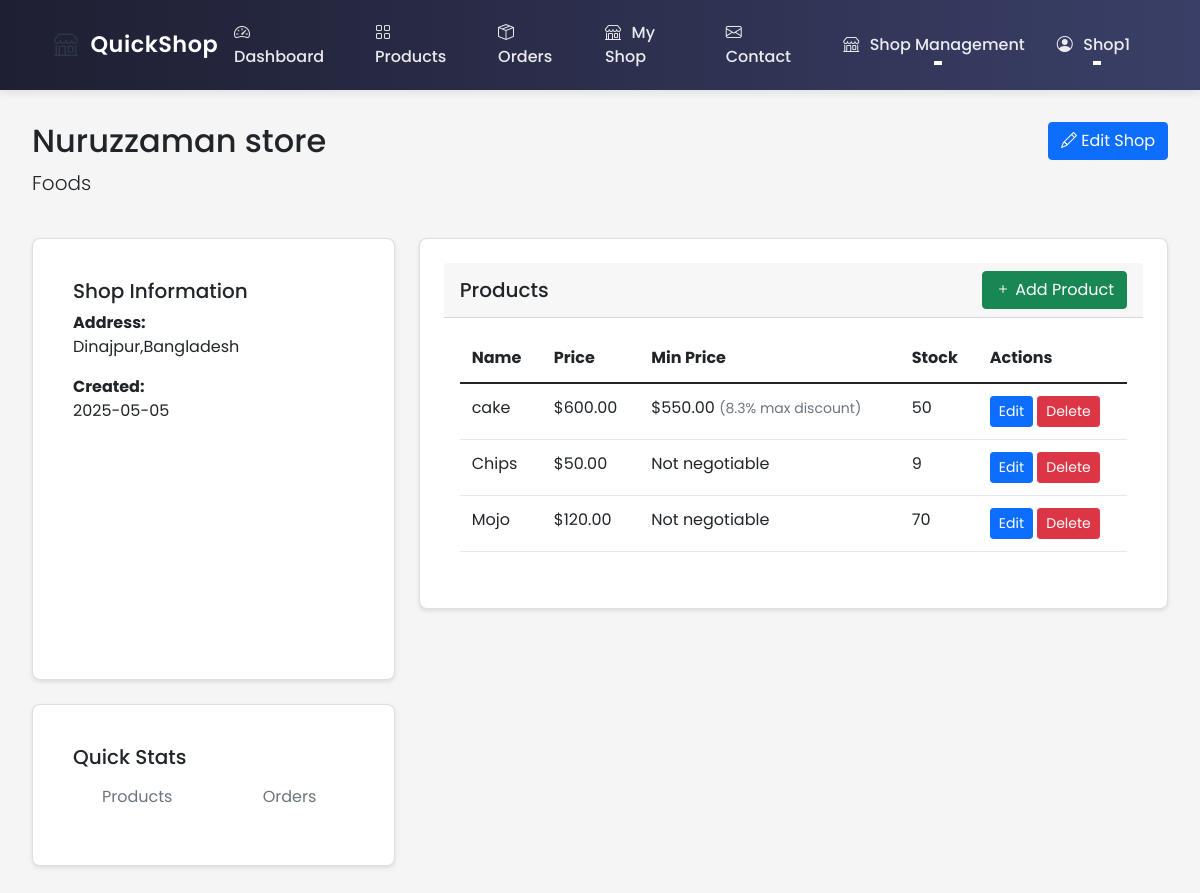
/shop/manage (signed in), run on the app's committed database.
### ecommerce/models/user.py (models this page shows, shortened)
class User(UserMixin, db.Model):
    id = db.Column(db.Integer, primary_key=True)
    username = db.Column(db.String(80), unique=True, nullable=False)
    email = db.Column(db.String(120), unique=True, nullable=False)
    password_hash = db.Column(db.String(128))
    role = db.Column(db.String(20), nullable=False, default='user')  # user, shop_owner, delivery, admin
    location_lat = db.Column(db.Float)
    location_lng = db.Column(db.Float)
    address = db.Column(db.String(200))
    created_at = db.Column(db.DateTime, default=datetime.utcnow)
    updated_at = db.Column(db.DateTime, default=datetime.utcnow, onupdate=datetime.utcnow)
    is_active = db.Column(db.Boolean, default=True)
    orders = db.relationship('Order', lazy=True, foreign_keys='Order.customer_id')
    shop = db.relationship('Shop', backref='owner', lazy=True, uselist=False)
    deliveries = db.relationship('Order', backref='assigned_delivery_person', lazy=True,
                               foreign_keys='Order.delivery_person_id')
    @property
    def is_shop_owner(self):
        return self.role == 'shop_owner'

### ecommerce/models/shop.py (models this page shows, shortened)
class Shop(db.Model):
    id = db.Column(db.Integer, primary_key=True)
    name = db.Column(db.String(100), nullable=False)
    description = db.Column(db.Text)
    about = db.Column(db.Text)  # New field for shop-specific About content
    owner_id = db.Column(db.Integer, db.ForeignKey('user.id'), nullable=False)
    location_lat = db.Column(db.Float, nullable=False)
    location_lng = db.Column(db.Float, nullable=False)
    address = db.Column(db.String(200), nullable=False)
    phone = db.Column(db.String(20))
    email = db.Column(db.String(120))
    website = db.Column(db.String(200))
    business_hours = db.Column(db.Text)  # Stored as JSON string
    created_at = db.Column(db.DateTime, default=datetime.utcnow)
    is_active = db.Column(db.Boolean, default=True)
    products = db.relationship('Product', backref='shop', lazy=True)
    orders = db.relationship('Order', backref='shop', lazy=True)

class Product(db.Model):
    id = db.Column(db.Integer, primary_key=True)
    name = db.Column(db.String(100), nullable=False)
    description = db.Column(db.Text)
    price = db.Column(db.Float, nullable=False)
    stock = db.Column(db.Integer, nullable=False, default=0)
    shop_id = db.Column(db.Integer, db.ForeignKey('shop.id'), nullable=False)
    image_url = db.Column(db.String(255))
    category = db.Column(db.String(50))  # Add category field
    created_at = db.Column(db.DateTime, default=datetime.utcnow)
    min_price = db.Column(db.Float)  # Minimum acceptable price
    max_discount_percentage = db.Column(db.Float, default=20.0)  # Maximum allowed discount
    continue_iteration = db.Column(db.Boolean, default=False)  # Whether to continue negotiation after max discount

### ecommerce/routes/shop.py (the view)
@shop_bp.route('/manage')
@login_required
@shop_owner_required
def manage():
    shop = current_user.shop
    if not shop:
        return redirect(url_for('shop.create'))
    return render_template('shop/manage.html', shop=shop)

### ecommerce/routes/shop.py (called while the page is built)
def shop_owner_required(f):
    @wraps(f)
    def decorated_function(*args, **kwargs):
        if not current_user.is_authenticated or not current_user.is_shop_owner:
            flash('Access denied. Shop owner privileges required.', 'error')
            return redirect(url_for('main.index'))
        return f(*args, **kwargs)
    return decorated_function

### ecommerce/templates/shop/manage.html (shortened to what this page needs)
{% extends "base.html" %}
{% block content %}
<div class="row mb-4">
    <div class="col-md-8">
        <h2>{{ shop.name }}</h2>
        <p class="lead">{{ shop.description }}</p>
    </div>
    <div class="col-md-4 text-end">
        <button class="btn btn-primary" data-bs-toggle="modal" data-bs-target="#editShopModal">
            <i class="bi bi-pencil"></i> Edit Shop
        </button>
    </div>
</div>
<div class="row">
    <div class="col-md-4">
        <div class="card mb-4">
            <div class="card-body">
                <h5 class="card-title">Shop Information</h5>
                <p>
                    <strong>Address:</strong><br>
                    {{ shop.address }}
                </p>
                <p>
                    <strong>Created:</strong><br>
                    {{ shop.created_at.strftime('%Y-%m-%d') }}
                </p>
                <div id="map" style="height: 200px;"></div>
            </div>
        </div>
        <div class="card">
            <div class="card-body">
                <h5 class="card-title">Quick Stats</h5>
                <div class="row text-center">
                    <div class="col-6">
                        <p class="text-muted">Products</p>
                    </div>
                    <div class="col-6">
                        <p class="text-muted">Orders</p>
                    </div>
                </div>
            </div>
        </div>
    </div>
    <div class="col-md-8">
        <div class="card">
            <div class="card-header d-flex justify-content-between align-items-center">
                <h5 class="card-title mb-0">Products</h5>
                <button class="btn btn-success" data-bs-toggle="modal" data-bs-target="#addProductModal">
                    <i class="bi bi-plus"></i> Add Product
                </button>
            </div>
            <div class="card-body">
                {% if shop.products %}
                    <div class="table-responsive">
                        <table class="table">
                            <thead>
                                <tr>
                                    <th>Name</th>
                                    <th>Price</th>
                                    <th>Min Price</th>
                                    <th>Stock</th>
                                    <th>Actions</th>
                                </tr>
                            </thead>
                            <tbody>
                                {% for product in shop.products %}
                                    <tr>
                                        <td>{{ product.name }}</td>
                                        <td>${{ "%.2f"|format(product.price) }}</td>
                                        <td>
                                            {% if product.min_price %}
                                                ${{ "%.2f"|format(product.min_price) }}
                                                <small class="text-muted">
                                                    ({{ "%.1f"|format((1 - product.min_price/product.price) * 100) }}% max discount)
                                                </small>
                                            {% else %}
                                                Not negotiable
                                            {% endif %}
                                        </td>
                                        <td>{{ product.stock }}</td>
                                        <td>
                                            <button class="btn btn-sm btn-primary edit-product"
                                                    data-product-id="{{ product.id }}">
                                                Edit
                                            </button>
                                            <button class="btn btn-sm btn-danger delete-product"
                                                    data-product-id="{{ product.id }}">
                                                Delete
                                            </button>
                                        </td>
                                    </tr>
                                {% endfor %}
                            </tbody>
                        </table>
                    </div>
                {% else %}
                    <p class="text-center">No products added yet.</p>
                {% endif %}
            </div>
        </div>
    </div>
</div>
{% endblock %}

### ecommerce/templates/base.html (shortened to what this page needs)
<!DOCTYPE html>
<html lang="en">
<head>
    <link href="https://cdn.jsdelivr.net/npm/bootstrap@5.1.3/dist/css/bootstrap.min.css" rel="stylesheet">
    <link rel="stylesheet" href="https://cdn.jsdelivr.net/npm/bootstrap-icons@1.7.2/font/bootstrap-icons.css">
    <link rel="stylesheet" href="{{ url_for('static', filename='css/style.css') }}">
</head>
<body class="d-flex flex-column min-vh-100">
    <nav class="navbar navbar-expand-lg navbar-light">
        <div class="container">
            <a class="logo" href="{{ url_for('main.index') }}">
                <span class="logo-icon">
                    <i class="bi bi-shop"></i>
                </span>
                <span class="logo">QuickShop</span>
            </a>
            <div class="collapse navbar-collapse" id="navbarNav">
                <ul class="navbar-nav me-auto">
                    {% if not current_user.is_authenticated %}
                    <li class="nav-item">
                        <a class="nav-link" href="{{ url_for('main.index') }}">
                            <i class="bi bi-house-door"></i> Home
                        </a>
                    </li>
                    <li class="nav-item">
                        <a class="nav-link" href="{{ url_for('main.about') }}">
                            <i class="bi bi-info-circle"></i> About QuickShop
                        </a>
                    </li>
                    {% elif current_user.is_authenticated and current_user.role == 'shop_owner' %}
                    <li class="nav-item">
                        <a class="nav-link" href="{{ url_for('shop.dashboard') }}">
                            <i class="bi bi-speedometer2"></i> Dashboard
                        </a>
                    </li>
                    <li class="nav-item">
                        <a class="nav-link" href="{{ url_for('shop.manage') }}">
                            <i class="bi bi-grid"></i> Products
                        </a>
                    </li>
                    <li class="nav-item">
                        <a class="nav-link" href="{{ url_for('shop.orders') }}">
                            <i class="bi bi-box-seam"></i> Orders
                        </a>
                    </li>
                    {% if current_user.shop %}
                    <li class="nav-item">
                        <a class="nav-link" href="{{ url_for('shop.about', shop_id=current_user.shop.id) }}">
                            <i class="bi bi-shop"></i> My Shop
                        </a>
                    </li>
                    {% endif %}
                    {% endif %}
                    <li class="nav-item">
                        <a class="nav-link" href="{{ url_for('main.contact_page') }}">
                            <i class="bi bi-envelope"></i> Contact
                        </a>
                    </li>
                </ul>
                <ul class="navbar-nav ms-auto">
                    {% if current_user.is_authenticated %}
                        {% if current_user.role == 'admin' %}
                        <li class="nav-item">
                            <a class="nav-link" href="{{ url_for('admin.dashboard') }}">
                                <i class="bi bi-speedometer2"></i> Admin Panel
                            </a>
                        </li>
                        <li class="nav-item dropdown">
                            <a class="nav-link dropdown-toggle" href="#" role="button" data-bs-toggle="dropdown">
                                <i class="bi bi-gear"></i> Manage
                            </a>
                            <ul class="dropdown-menu">
                                <li><a class="dropdown-item" href="{{ url_for('admin.orders') }}">
                                    <i class="bi bi-box-seam"></i> Orders
                                </a></li>
                                <li><a class="dropdown-item" href="{{ url_for('admin.manage_shops') }}">
                                    <i class="bi bi-shop"></i> Shops
                                </a></li>
                                <li><a class="dropdown-item" href="{{ url_for('admin.settings') }}">
                                    <i class="bi bi-gear"></i> Settings
                                </a></li>
                            </ul>
                        </li>
                        {% elif current_user.role == 'shop_owner' %}
                        <li class="nav-item dropdown">
                            <a class="nav-link dropdown-toggle" href="#" role="button" data-bs-toggle="dropdown">
                                <i class="bi bi-shop"></i> Shop Management
                            </a>
                        </li>
                        {% endif %}
                        <li class="nav-item dropdown">
                            <a class="nav-link dropdown-toggle" href="#" role="button" data-bs-toggle="dropdown">
                                <i class="bi bi-person-circle"></i> {{ current_user.username }}
                            </a>
                        </li>
                    {% endif %}
                </ul>
            </div>
        </div>
    </nav>
    <main class="flex-shrink-0">
        {% block content %}{% endblock %}
    </main>
</body>
</html>

### ecommerce/static/css/style.css (style rules this page uses)
* { margin: 0; padding: 0; box-sizing: border-box; }
html { height: 100%; }
body { font-family: 'Poppins', sans-serif; background-color: #f5f5f5; min-height: 100vh; display: flex; flex-direction: column; }
.logo { display: flex; align-items: center; gap: 0.75rem; text-decoration: none; }
.logo-icon { display: inline-flex; align-items: center; justify-content: center; font-size: 1.5rem; color: #2D3748; }
main { flex: 1 0 auto; padding: 2rem; width: 100%; max-width: 1200px; margin: 0 auto; }
.navbar { background: linear-gradient(to right, #1e1f32, #3a3f67); padding: 0.8rem 0; box-shadow: 0 2px 10px rgba(0, 0, 0, 0.1); position: sticky; top: 0; z-index: 1000; }
.navbar .container { padding: 0 1.5rem; }
.navbar-brand, .logo { color: #ffffff !important; font-size: 1.4rem; font-weight: 600; letter-spacing: 0.5px; padding: 0; }
.navbar .nav-link { color: rgba(255, 255, 255, 0.9) !important; font-weight: 500; padding: 0.5rem 1rem !important; transition: all 0.3s ease; position: relative; }
.navbar .nav-link::after { content: ''; position: absolute; bottom: 0; left: 50%; width: 0; height: 2px; background: #ffffff; transition: all 0.3s ease; transform: translateX(-50%); }
.navbar .nav-item .nav-link i { margin-right: 0.4rem; }
.table-responsive { overflow-x: auto; }
.table { width: 100%; border-collapse: collapse; }
.table th, .table td { padding: 0.75rem; border-bottom: 1px solid #e2e8f0; }
.card { background: white; border-radius: 8px; box-shadow: 0 2px 4px rgba(0,0,0,0.1); padding: 1.5rem; margin-bottom: 1.5rem; }
#map { width: 100%; height: 100%; }

### data on the page
User: username "Shop1"
Shop: name "Nuruzzaman store", description "Foods", address "Dinajpur,Bangladesh", created_at "2025-05-05"
Product: name "cake", price "600.00", min_price "550.00", (1-product.min_price/product.price)*100 "8.3", stock "50"
Product: name "Chips", price "50.00", shows "Not negotiable", stock "9"
Product: name "Mojo", price "120.00", shows "Not negotiable", stock "70"
